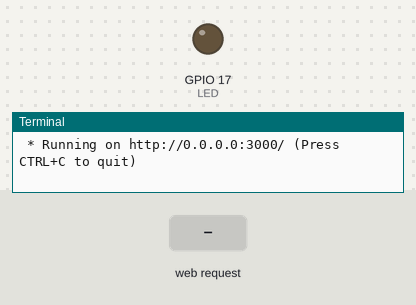
The program below on a simulated Raspberry Pi (BCM pin numbers). Shown: output pins drawn as LEDs (lit = HIGH), the last lines printed to the terminal. The test bench sets the inputs (shaded band). The clock reads 2024-03-15 10:24:30 at power-on unless the program sets it.

Above: at 1.2 s.
1.3 s: HTTP request for /light/on received
At 2.5 s:
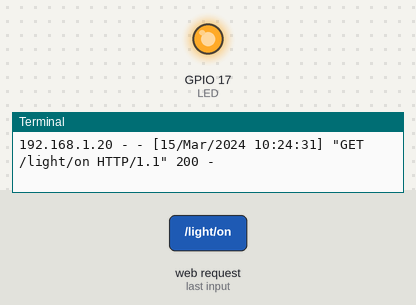
2.8 s: HTTP request for /light/off received
At 3.9 s:
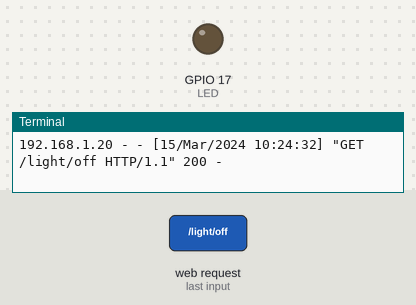
Timing chart, 0 to 5.8 s (numbered marks = the images above; inputs shaded):
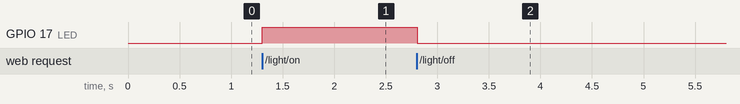

Measured:
- after the input at 1.3 s, GPIO 17 (LED): LOW → HIGH at once
- after the input at 2.8 s, GPIO 17 (LED): HIGH → LOW at once

The program:

server.py
```python
import RPi.GPIO as GPIO
from flask import Flask

app = Flask(__name__)

LED=17
GPIO.setmode(GPIO.BCM)
GPIO.setup(LED, GPIO.OUT)

@app.route("/light/on")
def lightOn():
    GPIO.output(LED, 1)
    return "on"

@app.route("/light/off")
def lightOff():
    GPIO.output(LED, 0)
    return "off"

if __name__ == "__main__":
    app.run(host='0.0.0.0', port=3000, debug=False)
```
